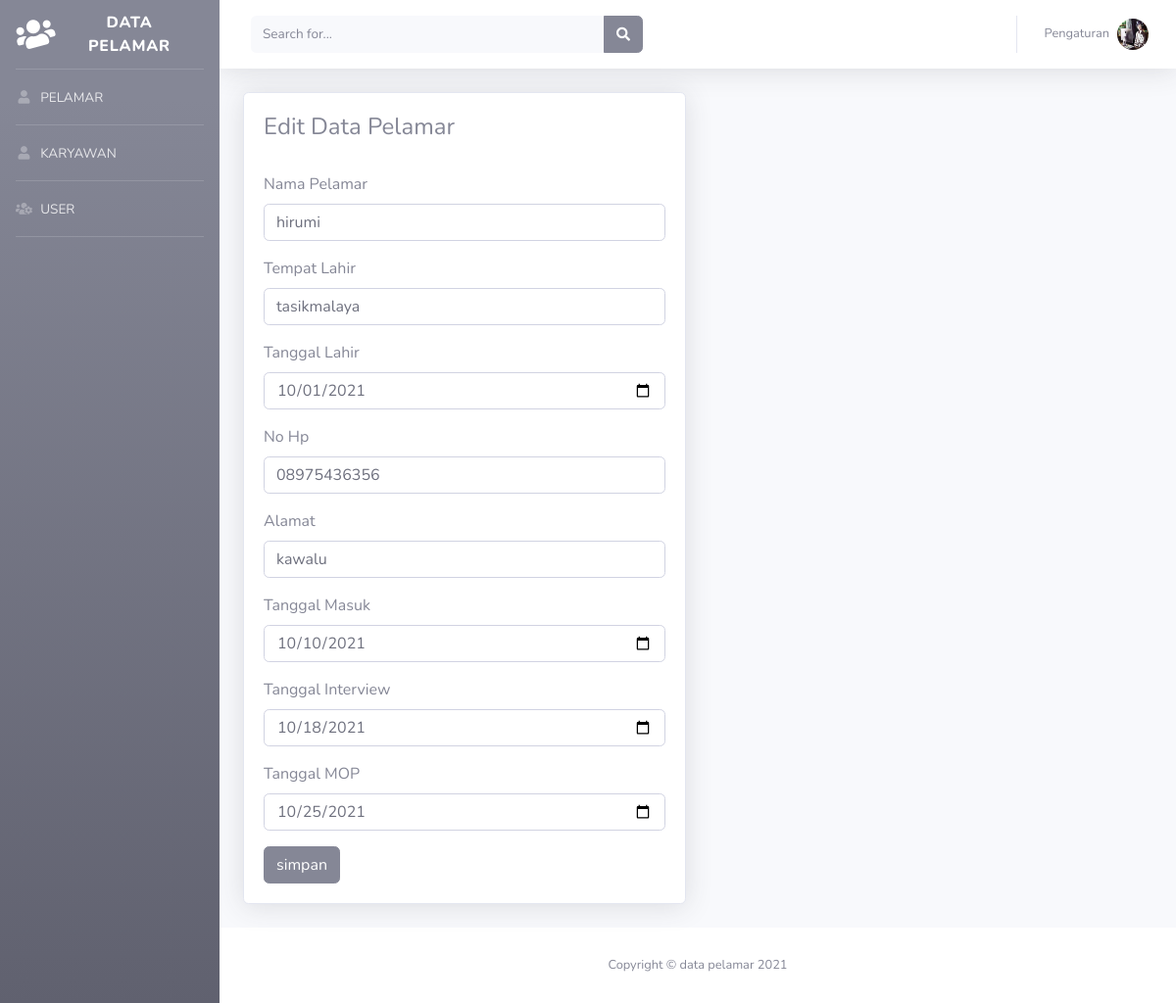
The app's page /Pelamar/edit_p/8 with its own data.
### tables this page shows
CREATE TABLE `tbl_pelamar` (
  `nip` int(4) NOT NULL,
  `nama_pelamar` varchar(50) NOT NULL,
  `tempat_lahir` varchar(50) NOT NULL,
  `tl` date NOT NULL,
  `no_hp` varchar(15) NOT NULL,
  `alamat` text NOT NULL,
  `tgl_masuk` date NOT NULL,
  `tgl_interview` date NOT NULL,
  `tgl_mop` date NOT NULL
);

### application/controllers/Pelamar.php (called while the page is built, shortened)
<?php
class Pelamar extends CI_Controller {
    function __construct()
    {
        $this->load->model('Pelamar_model', 'pm');
    }
    function edit_p($nip)
    {
        $data['edit_p']=$this->pm->edit_p($nip);
        $this->load->view('template/header');
        $this->load->view('admin/edit_p',$data);
        $this->load->view('template/footer');
    }
}

### index.php (called while the page is built, shortened)
<?php
require_once BASEPATH.'core/CodeIgniter.php';

### application/models/Pelamar_model.php (called while the page is built, shortened)
<?php
class Pelamar_model extends CI_Model {
    function edit_p($nip)
    {
        return $this->db->get_where('tbl_pelamar', array('nip' => $nip))->result();
    }
}

### application/views/admin/edit_p.php (the view, shortened to what this page needs)
<!DOCTYPE html>
<html lang="en">
<head>
</head>
<body>
<div class="container-fluid">
    <div class="row">
        <div class="col-lg-6">
            <div class="card shadow mb-4">
                <div class="card-body">
                    <div class="table-responsive">
                        <h4>Edit Data Pelamar</h4>
                        <br>
                        <?php
                               foreach($edit_p as $pm):
                                $nip = $pm->nip;
                                endforeach ;
                        ?>
                        <form action="<?=base_url('Pelamar/simpan_edit_p') ?>" method="post">
                            <div class="form-group">
                                <label for="name">Nama Pelamar</label>
                                <input type="text" class="form-control" id="nama_pelamar" name="nama_pelamar" value="<?=$pm->nama_pelamar ?>">
                            </div>
                            <div class="form-group">
                                <label for="name">Tempat Lahir</label>
                                <input type="text" class="form-control" id="tempat_lahir" name="tempat_lahir" value="<?=$pm->tempat_lahir ?>">
                            </div>
                            <div class="form-group">
                                <label for="name">Tanggal Lahir</label>
                                <input type="date" class="form-control" id="tl" name="tl" value="<?=$pm->tl ?>">
                            </div>
                            <div class="form-group">
                                <label for="name">No Hp</label>
                                <input type="text" class="form-control" id="no_hp" name="no_hp" value="<?=$pm->no_hp ?>">
                            </div>
                            <div class="form-group">
                                <label for="name">Alamat</label>
                                <input type="text" class="form-control" id="alamat" name="alamat" value="<?=$pm->alamat ?>">
                            </div>
                            <div class="form-group">
                                <label for="name">Tanggal Masuk</label>
                                <input type="date" class="form-control" id="tgl_masuk" name="tgl_masuk" value="<?=$pm->tgl_masuk ?>">
                            </div>
                            <div class="form-group">
                                <label for="name">Tanggal Interview</label>
                                <input type="date" class="form-control" id="tgl_interview" name="tgl_interview" value="<?=$pm->tgl_interview ?>">
                            </div>
                            <div class="form-group">
                                <label for="name">Tanggal MOP</label>
                                <input type="date" class="form-control" id="tgl_mop" name="tgl_mop" value="<?=$pm->tgl_mop ?>">
                            </div>
                            <button type="submit" class="btn btn-secondary">simpan</button>
                            </form>
                    </div>
                </div>
            </div>
        </div>
    </div>
</div>
</body>
</html>

### records on screen
tbl_pelamar: nama_pelamar "hirumi", tempat_lahir "tasikmalaya", tl "10/01/2021", no_hp "08975436356", alamat "kawalu", tgl_masuk "10/10/2021", tgl_interview "10/18/2021", tgl_mop "10/25/2021"
